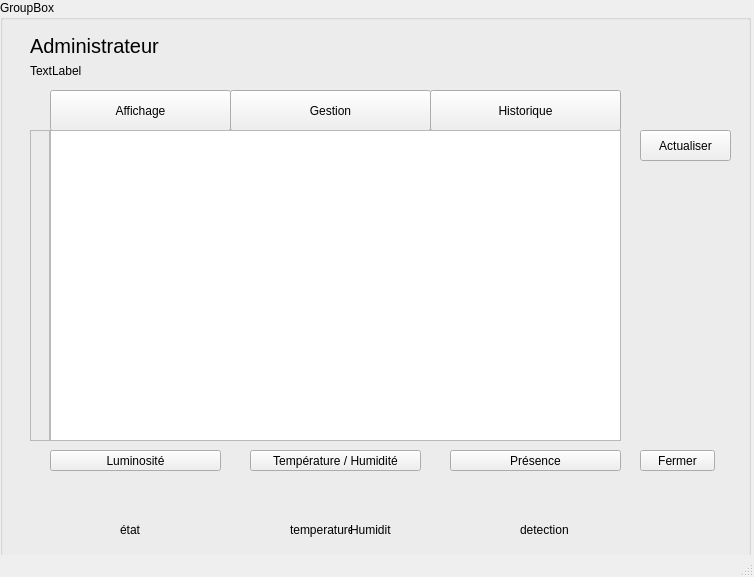
<?xml version="1.0" encoding="UTF-8"?>
<ui version="4.0">
 <class>AdminWindow</class>
 <widget class="QMainWindow" name="AdminWindow">
  <property name="geometry">
   <rect>
    <x>0</x>
    <y>0</y>
    <width>754</width>
    <height>577</height>
   </rect>
  </property>
  <property name="windowTitle">
   <string>MainWindow</string>
  </property>
  <widget class="QWidget" name="centralwidget">
   <widget class="QGroupBox" name="groupBox">
    <property name="geometry">
     <rect>
      <x>0</x>
      <y>0</y>
      <width>751</width>
      <height>571</height>
     </rect>
    </property>
    <property name="title">
     <string>GroupBox</string>
    </property>
    <widget class="QLabel" name="label_Title">
     <property name="geometry">
      <rect>
       <x>30</x>
       <y>0</y>
       <width>151</width>
       <height>91</height>
      </rect>
     </property>
     <property name="font">
      <font>
       <pointsize>15</pointsize>
      </font>
     </property>
     <property name="text">
      <string>Administrateur</string>
     </property>
    </widget>
    <widget class="QLabel" name="label_Administrateur">
     <property name="geometry">
      <rect>
       <x>170</x>
       <y>20</y>
       <width>51</width>
       <height>51</height>
      </rect>
     </property>
     <property name="text">
      <string/>
     </property>
     <property name="pixmap">
      <pixmap resource="ressources.qrc">:/images/Ressources/AdminLogo.jpg</pixmap>
     </property>
     <property name="scaledContents">
      <bool>true</bool>
     </property>
    </widget>
    <widget class="QTableView" name="tableView_Display">
     <property name="geometry">
      <rect>
       <x>50</x>
       <y>130</y>
       <width>571</width>
       <height>311</height>
      </rect>
     </property>
    </widget>
    <widget class="QPushButton" name="pushButton_Display">
     <property name="geometry">
      <rect>
       <x>50</x>
       <y>90</y>
       <width>181</width>
       <height>41</height>
      </rect>
     </property>
     <property name="text">
      <string>Affichage</string>
     </property>
    </widget>
    <widget class="QPushButton" name="pushButton_History">
     <property name="geometry">
      <rect>
       <x>430</x>
       <y>90</y>
       <width>191</width>
       <height>41</height>
      </rect>
     </property>
     <property name="text">
      <string>Historique</string>
     </property>
    </widget>
    <widget class="QPushButton" name="pushButton_Management">
     <property name="geometry">
      <rect>
       <x>230</x>
       <y>90</y>
       <width>201</width>
       <height>41</height>
      </rect>
     </property>
     <property name="text">
      <string>Gestion</string>
     </property>
    </widget>
    <widget class="QPushButton" name="pushButton_Luminosite">
     <property name="geometry">
      <rect>
       <x>50</x>
       <y>450</y>
       <width>171</width>
       <height>21</height>
      </rect>
     </property>
     <property name="text">
      <string>Luminosité</string>
     </property>
    </widget>
    <widget class="QPushButton" name="pushButton_Temperature">
     <property name="geometry">
      <rect>
       <x>250</x>
       <y>450</y>
       <width>171</width>
       <height>21</height>
      </rect>
     </property>
     <property name="text">
      <string>Température / Humidité</string>
     </property>
    </widget>
    <widget class="QPushButton" name="pushButton_Presence">
     <property name="geometry">
      <rect>
       <x>450</x>
       <y>450</y>
       <width>171</width>
       <height>21</height>
      </rect>
     </property>
     <property name="text">
      <string>Présence</string>
     </property>
    </widget>
    <widget class="QPushButton" name="pushButton_Refresh">
     <property name="geometry">
      <rect>
       <x>640</x>
       <y>130</y>
       <width>91</width>
       <height>31</height>
      </rect>
     </property>
     <property name="text">
      <string>Actualiser</string>
     </property>
    </widget>
    <widget class="QTableWidget" name="tableWidget_Management">
     <property name="geometry">
      <rect>
       <x>50</x>
       <y>130</y>
       <width>571</width>
       <height>311</height>
      </rect>
     </property>
    </widget>
    <widget class="QTableView" name="tableView_History">
     <property name="geometry">
      <rect>
       <x>50</x>
       <y>130</y>
       <width>571</width>
       <height>311</height>
      </rect>
     </property>
    </widget>
    <widget class="QFrame" name="frame">
     <property name="enabled">
      <bool>false</bool>
     </property>
     <property name="geometry">
      <rect>
       <x>30</x>
       <y>130</y>
       <width>20</width>
       <height>311</height>
      </rect>
     </property>
     <property name="styleSheet">
      <string notr="true">QFrame {
     background: qlineargradient(x1:0, y1:0, x2:1, y2:0,
        stop:0 #6e97ff, stop:1 #b8ccff);
}</string>
     </property>
     <property name="frameShape">
      <enum>QFrame::StyledPanel</enum>
     </property>
     <property name="frameShadow">
      <enum>QFrame::Raised</enum>
     </property>
    </widget>
    <widget class="QLabel" name="label_Fan">
     <property name="geometry">
      <rect>
       <x>320</x>
       <y>480</y>
       <width>41</width>
       <height>41</height>
      </rect>
     </property>
     <property name="text">
      <string/>
     </property>
     <property name="pixmap">
      <pixmap resource="ressources.qrc">:/images/Ressources/ventilo_on.gif</pixmap>
     </property>
     <property name="scaledContents">
      <bool>true</bool>
     </property>
    </widget>
    <widget class="QPushButton" name="pushButton_Close">
     <property name="geometry">
      <rect>
       <x>640</x>
       <y>450</y>
       <width>75</width>
       <height>21</height>
      </rect>
     </property>
     <property name="text">
      <string>Fermer</string>
     </property>
    </widget>
    <widget class="QLabel" name="Label_bulb_off">
     <property name="geometry">
      <rect>
       <x>120</x>
       <y>480</y>
       <width>21</width>
       <height>31</height>
      </rect>
     </property>
     <property name="text">
      <string/>
     </property>
     <property name="pixmap">
      <pixmap resource="ressources.qrc">:/images/Ressources/bulb_off.png</pixmap>
     </property>
     <property name="scaledContents">
      <bool>true</bool>
     </property>
    </widget>
    <widget class="QLabel" name="Label_bulb_on">
     <property name="geometry">
      <rect>
       <x>120</x>
       <y>480</y>
       <width>21</width>
       <height>31</height>
      </rect>
     </property>
     <property name="text">
      <string/>
     </property>
     <property name="pixmap">
      <pixmap resource="ressources.qrc">:/images/Ressources/bulb_on.png</pixmap>
     </property>
     <property name="scaledContents">
      <bool>true</bool>
     </property>
    </widget>
    <widget class="QLabel" name="label_Temperature">
     <property name="geometry">
      <rect>
       <x>290</x>
       <y>520</y>
       <width>61</width>
       <height>20</height>
      </rect>
     </property>
     <property name="text">
      <string>temperature</string>
     </property>
    </widget>
    <widget class="QLabel" name="label_Figure_Green">
     <property name="geometry">
      <rect>
       <x>531</x>
       <y>480</y>
       <width>20</width>
       <height>41</height>
      </rect>
     </property>
     <property name="text">
      <string/>
     </property>
     <property name="pixmap">
      <pixmap resource="ressources.qrc">:/images/Ressources/Green_Figure.png</pixmap>
     </property>
     <property name="scaledContents">
      <bool>true</bool>
     </property>
    </widget>
    <widget class="QLabel" name="label_Figure_Red">
     <property name="geometry">
      <rect>
       <x>530</x>
       <y>480</y>
       <width>20</width>
       <height>41</height>
      </rect>
     </property>
     <property name="text">
      <string/>
     </property>
     <property name="pixmap">
      <pixmap resource="ressources.qrc">:/images/Ressources/Red_Figure.png</pixmap>
     </property>
     <property name="scaledContents">
      <bool>true</bool>
     </property>
    </widget>
    <widget class="QLabel" name="label_Categorie">
     <property name="geometry">
      <rect>
       <x>30</x>
       <y>60</y>
       <width>171</width>
       <height>21</height>
      </rect>
     </property>
     <property name="text">
      <string>TextLabel</string>
     </property>
    </widget>
    <widget class="QLabel" name="label_Etat_Humidite">
     <property name="geometry">
      <rect>
       <x>350</x>
       <y>520</y>
       <width>41</width>
       <height>20</height>
      </rect>
     </property>
     <property name="text">
      <string>Humidite</string>
     </property>
    </widget>
    <widget class="QLabel" name="label_Etat_Presence">
     <property name="geometry">
      <rect>
       <x>520</x>
       <y>520</y>
       <width>61</width>
       <height>20</height>
      </rect>
     </property>
     <property name="text">
      <string>detection</string>
     </property>
    </widget>
    <zorder>label_Figure_Green</zorder>
    <zorder>label_Figure_Red</zorder>
    <zorder>tableView_Display</zorder>
    <zorder>label_Title</zorder>
    <zorder>label_Administrateur</zorder>
    <zorder>pushButton_Display</zorder>
    <zorder>pushButton_History</zorder>
    <zorder>pushButton_Management</zorder>
    <zorder>pushButton_Luminosite</zorder>
    <zorder>pushButton_Temperature</zorder>
    <zorder>pushButton_Presence</zorder>
    <zorder>pushButton_Refresh</zorder>
    <zorder>tableWidget_Management</zorder>
    <zorder>tableView_History</zorder>
    <zorder>frame</zorder>
    <zorder>label_Fan</zorder>
    <zorder>pushButton_Close</zorder>
    <zorder>Label_bulb_off</zorder>
    <zorder>Label_bulb_on</zorder>
    <zorder>label_Temperature</zorder>
    <zorder>label_Categorie</zorder>
    <zorder>label_Etat_Humidite</zorder>
    <zorder>label_Etat_Presence</zorder>
   </widget>
   <widget class="QLabel" name="label_Etat_Luminosite">
    <property name="geometry">
     <rect>
      <x>120</x>
      <y>520</y>
      <width>61</width>
      <height>20</height>
     </rect>
    </property>
    <property name="text">
     <string>état</string>
    </property>
   </widget>
  </widget>
  <widget class="QMenuBar" name="menubar">
   <property name="geometry">
    <rect>
     <x>0</x>
     <y>0</y>
     <width>754</width>
     <height>21</height>
    </rect>
   </property>
  </widget>
  <widget class="QStatusBar" name="statusbar"/>
 </widget>
 <resources>
  <include location="ressources.qrc"/>
 </resources>
 <connections/>
</ui>
